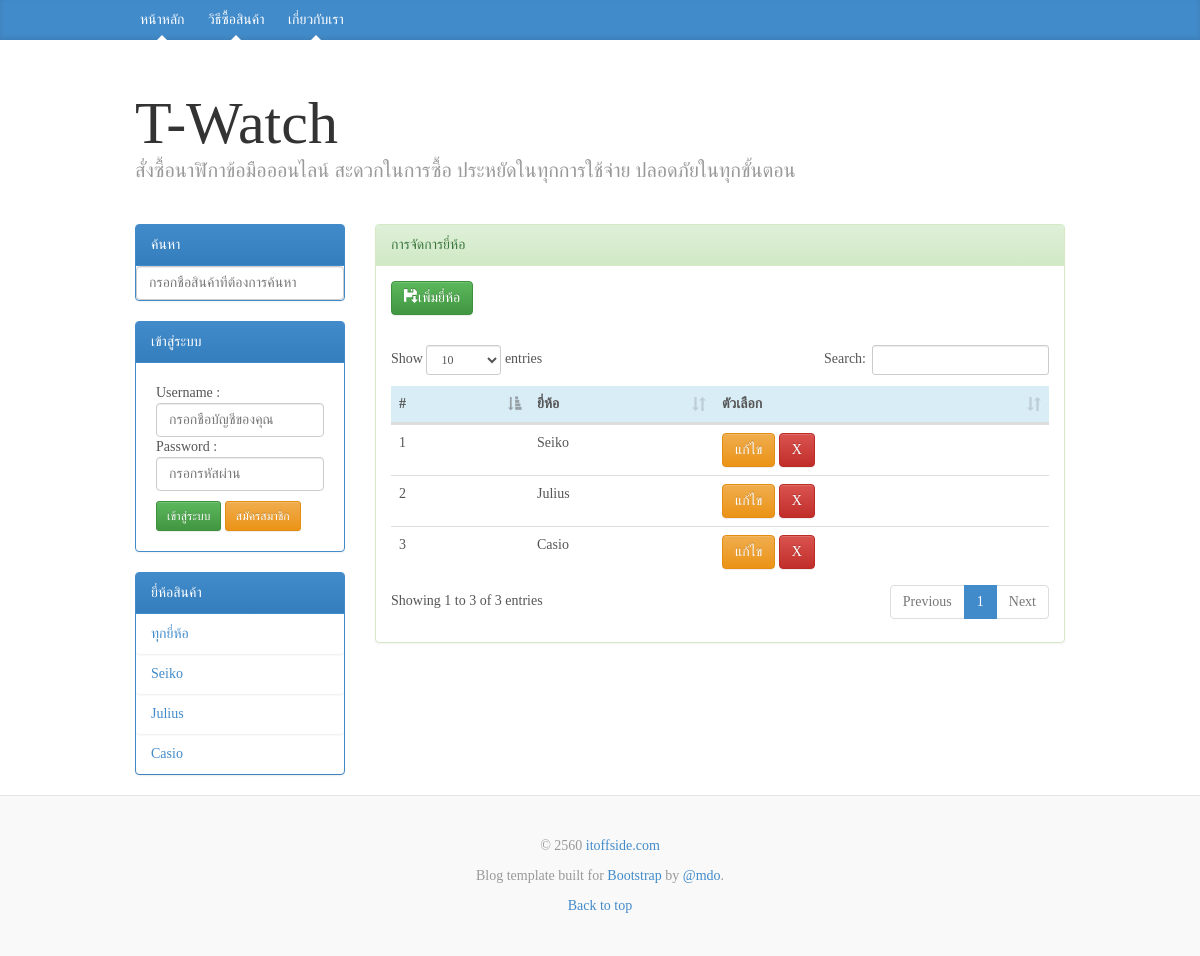
The page /index.php/admin/brand on the database its author committed.
### tables this page shows
CREATE TABLE `brand` (
  `brand_id` int(11) NOT NULL,
  `brand_name` varchar(100) NOT NULL
);

### application/controllers/admin/brand.php (called while the page is built, shortened)
<?php
class brand extends CI_Controller {
  public function LoadPage($value){
    $data = $value['Result'];
    $this->load->view('template/header', $data);
    $this->load->view($value['View']);
    $this->load->view('template/footer');
  }
  public function index()
  {
    $Brand = $this->homepage_model->Get_Brand();
    $value = array(
      'Result' => array(
        'brand' => $Brand,
      ),
      'View' => 'admin/brand',
    );
    $this->LoadPage($value);
  }
}

### index.php (called while the page is built, shortened)
<?php
require_once BASEPATH.'core/CodeIgniter.php';

### application/models/homepage_model.php (called while the page is built, shortened)
<?php
class homepage_model extends CI_Model {
    public function Get_Brand()
    {
      $data = $this->db->order_by('brand_id','DESC')->get('brand')->result_array();
      return $data;
    }
}

### application/views/admin/brand.php (the view)
  <div class="col-sm-9">
    <div class="panel panel-success">
      <div class="panel-heading">การจัดการยี่ห้อ</div>
      <div style="padding:15px;"><a href="<?php echo SITE_URL('admin/brand/brand_insert')?>" class="btn btn-success"><i class="glyphicon glyphicon-floppy-save"></i>เพิ่มยี่ห้อ</a> </div>
      <div class="panel-body">
        <div class="row">
          <div class="col-sm-12 col-md-12">
          <table class="table table-hover" id="table">
            <thead>
              <tr class="info">
                <th>#</th>
                <th>ยี่ห้อ</th>
                <th>ตัวเลือก</th>
              </tr>
            </thead>
            <tbody>
            <?php $i=1; foreach ($brand as $row): ?>
              <tr>
                <td><?php echo $i?></td>
                <td><?php echo $row['brand_name']?></td>
                <td>
                  <a href="<?php echo SITE_URL('admin/brand/brand_update/'.$row['brand_id'])?>" class="btn btn-warning">แก้ไข</a>
                  <a href="<?php echo SITE_URL('admin/brand/brand_delete/'.$row['brand_id'])?>" class="btn btn-danger" onClick="javascript:return confirm('คุณต้องการลบข้อมูลใช่หรือไม่');">X</a>
                </td>
              </tr>
            <?php $i++; endforeach; ?>
            </tbody>
          </table>
        </div>
      </div>
    </div>
  </div>
  </div>
</div>

### application/views/template/header.php (shortened to what this page needs)
<!doctype html>
<html language="en">
    <head>
        <link rel="stylesheet" type="text/css" href="<?php echo BASE_URL('assets/bootstrap/css/bootstrap.min.css')?>">
        <link rel="stylesheet" type="text/css" href="<?php echo BASE_URL('assets/bootstrap/css/bootstrap-theme.min.css')?>">
        <link rel="stylesheet" type="text/css" href="<?php echo BASE_URL('assets/css/blog.css')?>">
        <link rel="stylesheet" type="text/css" href="<?php echo BASE_URL('assets/css/dataTables.bootstrap.min.css')?>">
    </head>
    <body>
      <?php if (@$_SESSION['ADMIN'] == ''): ?>
      <div class="blog-masthead">
        <div class="container">
          <nav class="blog-nav">
            <a class="blog-nav-item active" href="<?php echo SITE_URL('Home')?>">หน้าหลัก</a>
            <a class="blog-nav-item active" href="<?php echo SITE_URL('howtopay')?>">วิธีซื้อสินค้า</a>
            <a class="blog-nav-item active" href="<?php echo SITE_URL('abountus')?>">เกี่ยวกับเรา</a>
          </nav>
        </div>
      </div>
    <?php endif; ?>
      <div class="container" style="width:80%;">
            <div class="blog-header">
              <?php if (@$_SESSION['ADMIN'] == ''): ?>
              <h1 class="blog-title">T-Watch</h1>
              <p class="lead blog-description">สั่งซื้อนาฬิกาข้อมือออนไลน์ สะดวกในการซื้อ ประหยัดในทุกการใช้จ่าย ปลอดภัยในทุกขั้นตอน</p>
              <?php endif; ?>
            </div>
            <div class="row">
            <div class="col-sm-3 blog-sidebar">
              <div class="panel panel-primary">
                <div class="panel-heading">ค้นหา</div>
              <?php echo form_open('product/product_find');?>
              <span><input type="text" class="form-control" name="find" placeholder="กรอกชื่อสินค้าที่ต้องการค้นหา" onchange="this.form.submit()" value="<?php echo @$find?>"></span>
              <?php echo form_close();?>
              </div>
              <?php if (@$_SESSION['ADMIN'] != ''): ?>
                <div class="panel panel-success">
                  <div class="panel-heading">เข้าสู่ระบบด้วยรหัส : Admin</div>
                  <table style="margin:20px;">
                    <tr><td>เมนูการจัดการ</td></tr>
                    <tr><td><a href="<?php echo SITE_URL('admin/member')?>" class="btn"><span class="glyphicon glyphicon-user"></span> การจัดการสมาชิก</a></td></tr>
                    <tr><td><a href="<?php echo SITE_URL('admin/product')?>" class="btn"><span class="glyphicon glyphicon-gift"></span> การจัดการสินค้า</a></td></tr>
                    <tr><td><a href="<?php echo SITE_URL('admin/brand')?>" class="btn"><span class="glyphicon glyphicon-tag"></span> การจัดการยี่ห้อ</a></td></tr>
                    <tr><td><a href="<?php echo SITE_URL('admin/order')?>" class="btn"><span class="glyphicon glyphicon-inbox"></span> ใบสั่งซื้อ</a></td></tr>
                    <tr><td><a href="<?php echo SITE_URL('Home/logout')?>" class="btn"><span class="glyphicon glyphicon-off"></span> ออกจากระบบ</a></td></tr>
                  </table>
                </div>
              <?php else: ?>
              <div class="panel panel-primary">
                <div class="panel-heading">เข้าสู่ระบบ</div>
                <?php echo form_open('Home/login')?>
                <table style="margin:20px;">
                  <tr><td>Username : </td></tr>
                  <tr><td><input name="LoginUser" autocomplete="off" type="text" class="form-control" placeholder="กรอกชื่อบัญชีของคุณ" required></td></tr>
                  <tr><td>Password : </td></tr>
                  <tr><td><input name="LoginPwd" autocomplete="off" type="password" class="form-control" placeholder="กรอกรหัสผ่าน" required></td></tr>
                  <tr>
                    <td>
                      <button type"submit" class="btn btn-success btn-sm" style="margin-top:10px;">เข้าสู่ระบบ</button>
                      <button type="button" class="btn btn-warning btn-sm" style="margin-top:10px;" data-toggle="modal" data-target="#Register">สมัครสมาชิก</button>
                     </td>
                  </tr>
                </table>
              </div>
            <?php endif; ?>
            <?php if (@$_SESSION['ADMIN'] == ''): ?>
              <div class="panel panel-primary">
                <div class="panel-heading">ยี่ห้อสินค้า</div>
                <ul class="list-group">
                  <li class="list-block"><a href="<?php echo SITE_URL('home')?>">ทุกยี่ห้อ</a></li>
                </ul>
                <?php foreach ($brand as $row): ?>
                <ul class="list-group">
                  <li class="list-block"><a href="<?php echo SITE_URL('product/brand/'.$row['brand_id'])?>"><?php echo $row['brand_name'] ?></a></li>
                </ul>
              <?php endforeach; ?>
              </div>
            <?php endif; ?>
            </div>

### assets/css/blog.css (style rules this page uses)
body { font-family: "Tahoma", Times, serif; color: #555; font-size: 14px; }
h1, .h1, h2, .h2, h3, .h3, h4, .h4, h5, .h5, h6, .h6 { margin-top: 0; font-family: "Times New Roman", Times, serif; font-weight: normal; color: #333; }
@media (min-width: 1200px) { .container { width: 970px; } }
.blog-masthead { background-color: #428bca; -webkit-box-shadow: inset 0 -2px 5px rgba(0,0,0,.1); box-shadow: inset 0 -2px 5px rgba(0,0,0,.1); }
.blog-nav-item { position: relative; display: inline-block; padding: 10px; font-weight: 500; color: #cdddeb; }
.blog-nav .active { color: #fff; }
.blog-nav .active:after { position: absolute; bottom: 0; left: 50%; width: 0; height: 0; margin-left: -5px; vertical-align: middle; content: " "; border-right: 5px solid transparent; border-bottom: 5px solid; border-left: 5px solid transparent; }
.blog-header { padding-top: 20px; padding-bottom: 20px; }
.blog-title { margin-top: 30px; margin-bottom: 0; font-size: 60px; font-weight: normal; }
.blog-description { font-size: 20px; color: #999; }
li.list-block { display: block; position: relative; }
li.list-block a { display: block; position: relative; padding: 10px 15px; }

### rows shown on the page
brand: brand_name "Seiko"
brand: brand_name "Julius"
brand: brand_name "Casio"
